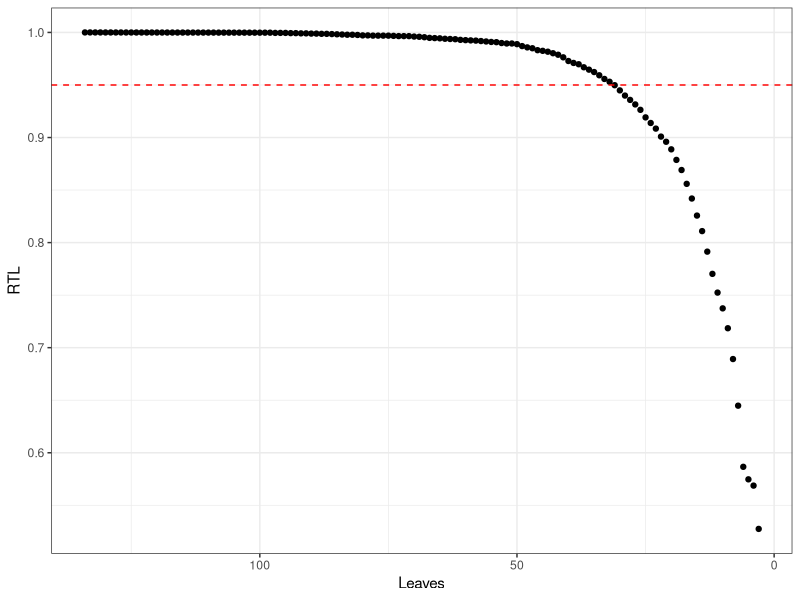
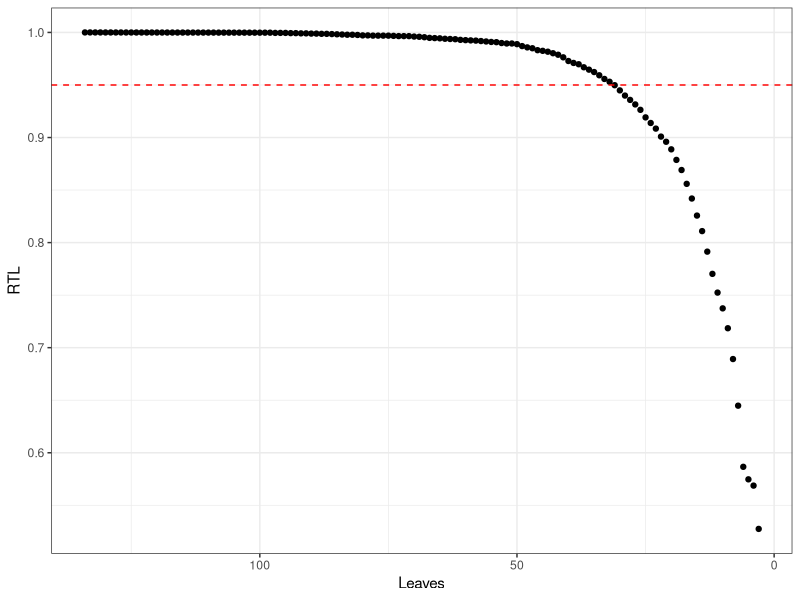

Write R code to recreate these figures, in order.
library(ggplot2)
library(dplyr)

dat <- read.delim("ST11RTL.tab", header = F, col.names = c("RTL", "Leaves"))

dat %>% ggplot(aes(x = Leaves, y = RTL)) + geom_point() + scale_x_reverse() + theme_bw() + geom_hline(yintercept = 0.95, col = "red", lty = 2)
ggsave("TreemerTrimmingST11.pdf", width = 6, height = 4)
